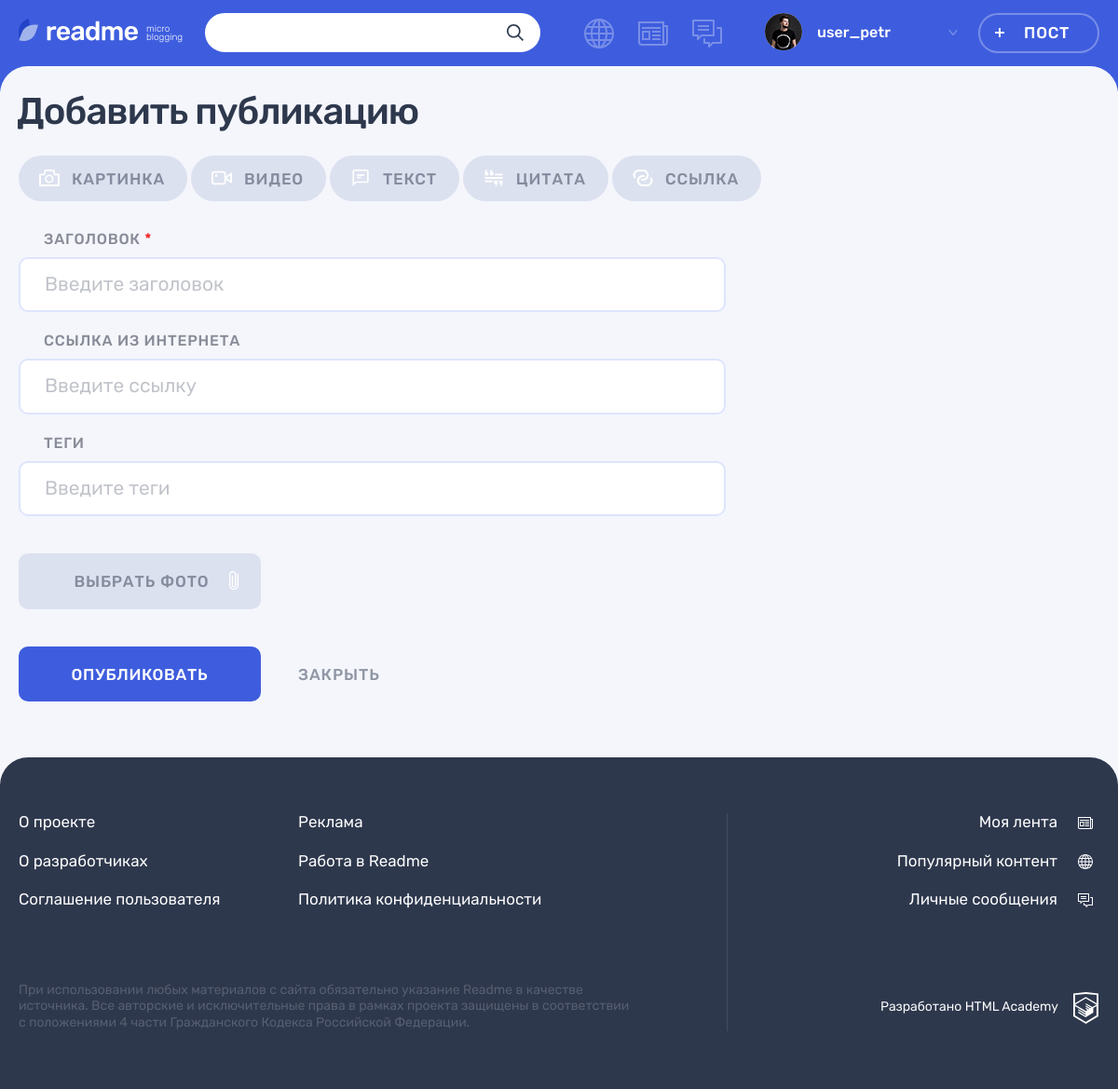
/add.php (signed in), run on the app's committed database.
### tables this page shows
CREATE TABLE content_types(
    id int unsigned PRIMARY KEY AUTO_INCREMENT,
    type varchar(255) NOT NULL UNIQUE,
    name varchar(255) NOT NULL UNIQUE
);

### utils/helpers.php (called while the page is built, shortened)
<?php
function include_template($name, array $data = [])
{
    $name = 'templates/' . $name;
    extract($data);
    require $name;
    $result = ob_get_clean();
    return $result;
}

### models/content_type.php (called while the page is built, shortened)
<?php
function get_content_types(mysqli $db_connection)
{
    $sql = "
        SELECT
            content_types.id,
            content_types.type,
            content_types.name
        FROM content_types
    ";
    $result = mysqli_query($db_connection, $sql);
    return mysqli_fetch_all($result, MYSQLI_ASSOC);
}

### utils/functions.php (called while the page is built, shortened)
<?php
require_once 'utils/helpers.php';
function get_content_filter_url(
    string $basename,
    int $content_type_id = null
): string {
    $query_params = $_GET;
    $query_params[CONTENT_FILTER_QUERY] = $content_type_id;
    $query_string = http_build_query($query_params);
    return "/$basename?$query_string";
}
function get_content_filters(
    array $content_types,
    string $basename,
    int $current_content_type = null
): array {
    $content_filters = $content_types;
    array_walk(
        $content_filters,
        function (&$filter) use ($basename, $current_content_type) {
            $id = $filter['id'];
            $url = get_content_filter_url($basename, $id);
            $active = $id === $current_content_type;
            $filter['url'] = $url;
            $filter['active'] = $active;
        }
    );
    return $content_filters;
}

### templates/pages/add-post-form/content-tabs.php (the view, shortened to what this page needs)
<div class="adding-post__tabs filters">
    <ul class="adding-post__tabs-list filters__list tabs__list">
        <?php
        foreach ($content_tabs as $content_tab): ?>
            <li class="adding-post__tabs-item filters__item">
                <a class="adding-post__tabs-link filters__button filters__button--photo <?= $content_tab['active']
                    ? 'filters__button--active tabs__item--active'
                    : '' ?> tabs__item button" <?= !$content_tab['active']
                    ? 'href="' . $content_tab['url'] . '"'
                    : '' ?>>
                    <svg class="filters__icon" width="22" height="18">
                        <use xlink:href="#icon-filter-<?= $content_tab['type'] ?>"></use>
                    </svg>
                    <span><?= $content_tab['name'] ?></span>
                </a>
            </li>
        <?php
        endforeach; ?>
    </ul>
</div>

### css/main.css (style rules this page uses)
html { line-height:1.15;-webkit-text-size-adjust:100% }
body { margin:0 }
a { background-color:transparent }
body,html { width:100%;height:100%;min-width:1200px;margin:0;padding:0;font-family:rubik,arial,sans-serif;font-weight:400;font-style:normal;font-size:16px;line-height:1.15;color:#2e384d;-webkit-font-smoothing:antialiased;font-smoothing:antialiased;-webkit-box-sizing:border-box;box-sizing:border-box }
*,::after,::before { -webkit-box-sizing:inherit;box-sizing:inherit }
a { color:inherit;text-decoration:none;-webkit-transition:color .3s,opacity .3s;transition:color .3s,opacity .3s;cursor:pointer }
.button { padding:0;background:0 0;border:none;text-decoration:none;cursor:pointer;display:inline-block;font:inherit;text-align:center;word-break:break-word;word-wrap:wrap;overflow-wrap:break-word;-webkit-transition:color .3s,background-color .3s,border .3s,opacity .3s;transition:color .3s,background-color .3s,border .3s,opacity .3s;outline:0 }
.page { display:-webkit-box;display:-ms-flexbox;display:flex;-webkit-box-orient:vertical;-webkit-box-direction:normal;-ms-flex-direction:column;flex-direction:column;background-color:#3e5dde }
.filters { margin:0;padding:0;list-style:none }
.filters__list { margin:0;padding:0;list-style:none }
.filters__item { position:relative }
.filters__button { display:-webkit-box;display:-ms-flexbox;display:flex;-webkit-box-pack:center;-ms-flex-pack:center;justify-content:center;-webkit-box-align:center;-ms-flex-align:center;align-items:center;height:100%;font-size:17px;line-height:1;font-weight:500;text-transform:uppercase;color:rgba(46,56,77,.3);background-color:rgba(205,212,232,.6);border-radius:50% }
.filters__icon { fill:#2e384d;opacity:.2;-webkit-transition:fill .3s,opacity .3s;transition:fill .3s,opacity .3s }
.adding-post__tabs-link.filters__button .filters__icon,.search__tabs-link.filters__button .filters__icon { fill:#fff;opacity:1;top:50%;-webkit-transform:translateY(-50%);transform:translateY(-50%) }
.adding-post__tabs-link.filters__button--photo,.search__tabs-link.filters__button--photo { padding-right:24px;padding-left:57px }
.adding-post__tabs-link.filters__button--photo .filters__icon,.search__tabs-link.filters__button--photo .filters__icon { left:22px }
.adding-post__tabs { display:-webkit-box;display:-ms-flexbox;display:flex;-webkit-box-align:center;-ms-flex-align:center;align-items:center;padding-top:23px;padding-bottom:17px }
.adding-post__tabs-list { margin:0;padding:0;list-style:none;display:-webkit-box;display:-ms-flexbox;display:flex;-webkit-box-align:start;-ms-flex-align:start;align-items:flex-start;-ms-flex-wrap:wrap;flex-wrap:wrap }
.adding-post__tabs-item { margin-right:4px;margin-bottom:15px }
.adding-post__tabs-link { padding-top:17px;padding-bottom:15px;letter-spacing:.85px;padding-right:36px;padding-left:60px;color:rgba(46,56,77,.5);border-radius:25px }
.adding-post__tabs-link .filters__icon { position:absolute }

### data on the page
content_types: name "КАРТИНКА"
content_types: name "ВИДЕО"
content_types: name "ТЕКСТ"
content_types: name "ЦИТАТА"
content_types: name "ССЫЛКА"

### other printed values
$user['login'] "user_petr"
